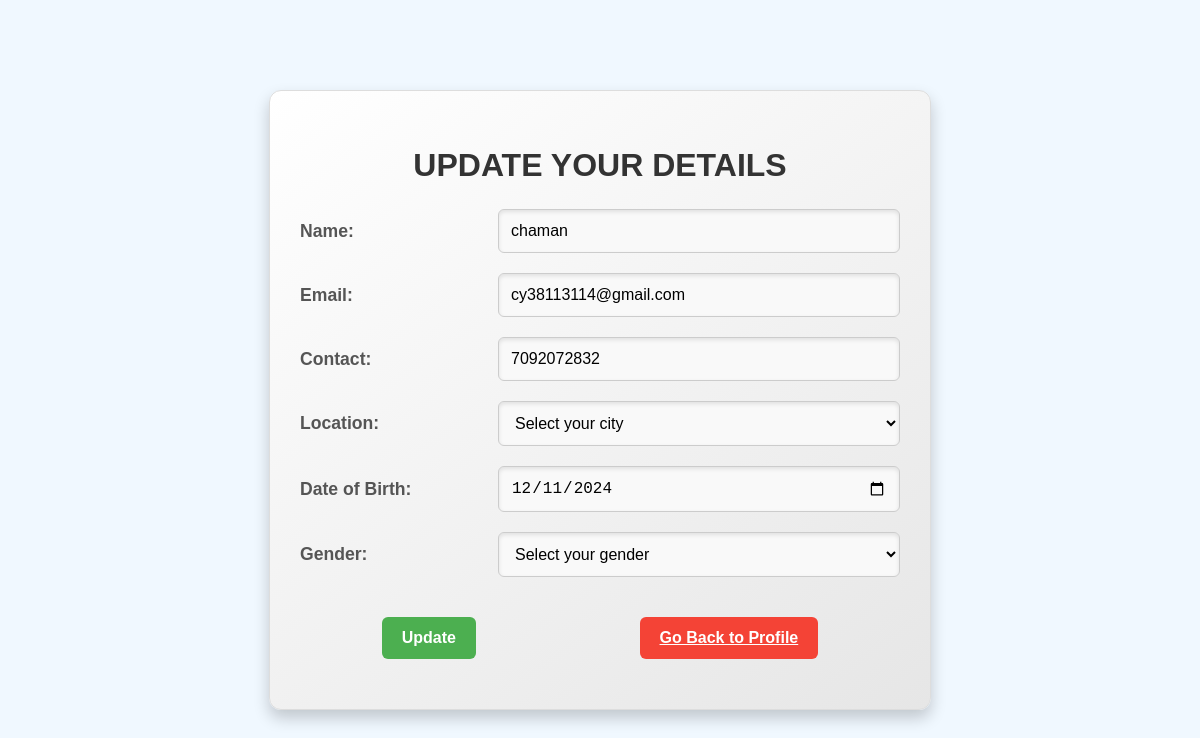
Screenshot of /auth/update_details/4 (signed in) with the database file from the repository.
### app/models.py (models this page shows, shortened)
class User(UserMixin, db.Model):
    id = db.Column(db.Integer, primary_key=True)
    username = db.Column(db.String(50), nullable=False)
    email = db.Column(db.String(100), unique=True, nullable=False)
    password = db.Column(db.String(255), nullable=False)
    role = db.Column(db.String(20), nullable=False)
    contact = db.Column(db.String(20), nullable=False)
    location = db.Column(db.String(100), nullable=False)
    dob = db.Column(db.Date, nullable=False)
    gender = db.Column(db.String(10), nullable=False)
    reset_token = db.Column(db.String(128), nullable=True)
    status = db.Column(db.String(20), default='pending')

### app/auth.py (the view, shortened to what this page needs)
@auth.route('/update_details/<int:id>', methods=['GET', 'POST'])
@login_required
def update_details(id):
    user = User.query.get(id)
    if not user:
        flash("User not found.", "error")
        return redirect(url_for('main.profile'))  # Redirect to an appropriate route
    if current_user.id != id and current_user.role != 'admin':
        abort(403)
    return render_template('update_details.html', user=user)

### app/templates/update_details.html (shortened to what this page needs)
<!DOCTYPE html>
<html lang="en">
<head>
</head>
<body>
    <div class="container">
        <h2 class="title">Update Your Details</h2>
        <form method="POST" action="">
            <div class="form-group">
                <label for="username">Name:</label>
                <input type="text" name="username" id="username" class="form-control" value="{{ user.username }}">
            </div>
            <div class="form-group">
                <label for="email">Email:</label>
                <input type="email" name="email" id="email" class="form-control" value="{{ user.email }}">
            </div>
            <div class="form-group">
                <label for="contact">Contact:</label>
                <input type="text" name="contact" id="contact" class="form-control" value="{{ user.contact }}">
            </div>
            <div class="form-group">
              <label for="location">Location:</label>
              <select name="location" id="location" class="form-control">
                  <option value="" disabled selected>Select your city</option>
              </select>
          </div>
            <div class="form-group">
                <label for="dob">Date of Birth:</label>
                <input type="date" name="dob" id="dob" class="form-control" value="{{ user.dob }}">
            </div>
            <div class="form-group">
                <label for="gender">Gender:</label>
                <select name="gender" id="gender" class="form-control">
                    <option value="" disabled selected>Select your gender</option>
                </select>
            </div>
            <div class="form-group button-group">
              <button type="submit" class="btn">Update</button>
              <a href="/auth/profile/{{ user.id }}" class="btn btn-secondary">Go Back to Profile</a>
          </div>
        </form>
    </div>
</body>
</html>

### app/templates/update_details.html (style rules this page uses)
body { font-family: Arial, sans-serif; background-color: #f0f8ff; margin: 0; padding: 0; display: flex; justify-content: center; align-items: center; min-height: 100vh; }
.container { max-width: 600px; width: 100%; margin: auto; background: linear-gradient(145deg, #ffffff, #e6e6e6); border-radius: 12px; box-shadow: 0 8px 16px rgba(0, 0, 0, 0.2); padding: 30px; border: 1px solid #ddd; }
.title { text-align: center; margin-bottom: 25px; font-size: 2rem; font-weight: bold; color: #333; text-transform: uppercase; }
.form-group { display: flex; justify-content: space-between; align-items: center; margin-bottom: 20px; }
.form-group label { flex: 1; font-size: 1.1rem; font-weight: bold; color: #555; text-align: left; margin-right: 10px; }
.form-control { flex: 2; padding: 12px; border-radius: 6px; border: 1px solid #ccc; font-size: 1rem; background-color: #f9f9f9; box-shadow: inset 0 2px 4px rgba(0, 0, 0, 0.1); transition: border-color 0.3s, box-shadow 0.3s; }
.btn { display: inline-block; width: auto; margin: 20px auto 0; padding: 12px 20px; font-size: 1rem; font-weight: bold; border: none; border-radius: 6px; cursor: pointer; transition: all 0.3s ease-in-out; }
button[type="submit"] { background-color: #4CAF50; color: white; }
.btn.btn-secondary { background-color: #f44336; color: white; }

### rows the page displays
User: username "chaman", email "cy38113114@gmail.com", contact "7092072832", dob "12/11/2024"
